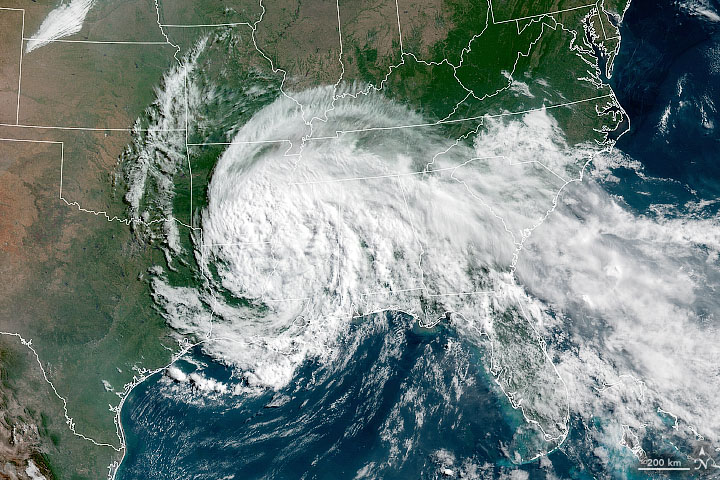
#> input picture sample_pics/720x480img1.jpg, 720 x 480 px; its folder holds 4 pictures in this run
$ python batch_censor.py
#> lines starting #> are read from the running program, lines starting #| are printed output that depends on the picture
from PIL import Image
from os import listdir, chdir, getcwd
from os.path import isfile, join

#### SETTINGS HERE ######################################################################
path_img_folder = '/Users/bhcs/code/batch_censor/sample_pics'
# replace the path above with the path to your folder
# ensure that only image files are in your folder.
censor_x = 50
censor_y = 50
# set the coordinates of the top-left corner of the rectangular censor (in pixels)
censor_height = 100
censor_width = 100
# set the height and width of this rectangular censor
censor_colour = (0, 0, 0) # This is black
# [9 lines of commented-out code are left out]
chdir(path_img_folder)
# makes a list of all the image filenames
image_paths = [f for f in listdir(path_img_folder) if isfile(join(path_img_folder, f))]
image_paths = [f for f in image_paths if '.jpg' in f]

# censors the listed files in the manner specified
def censor_and_copy(img_path):
#> called with img_path = '720x480img1.jpg'
    try:
        image = Image.open(img_path)
#> image is the input picture: PIL image 720x480 RGB; mean R, G, B 114.9, 129.3, 125.7
        for x in range (censor_x,censor_x + censor_width):
            for y in range (censor_y,censor_y + censor_height):
                pixel_coordinate = (x, y)
                image.putpixel(pixel_coordinate, censor_colour)
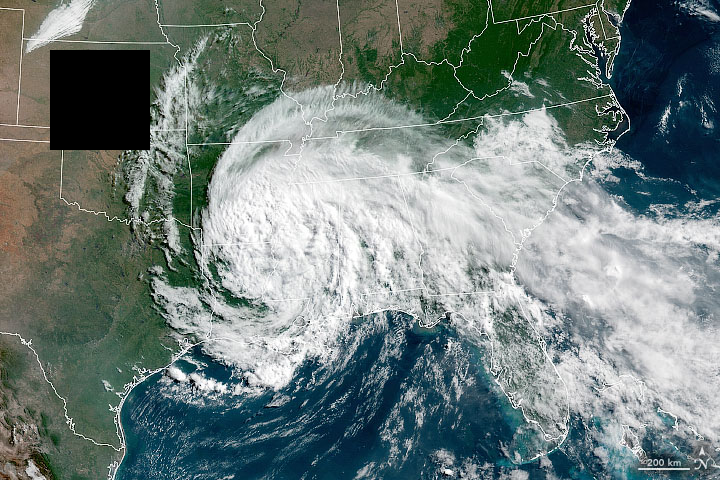
#> image: PIL image 720x480 RGB; mean R, G, B 111.8, 126.1, 123.1
#> pass 3 of the loop `for img_path in image_paths:`:
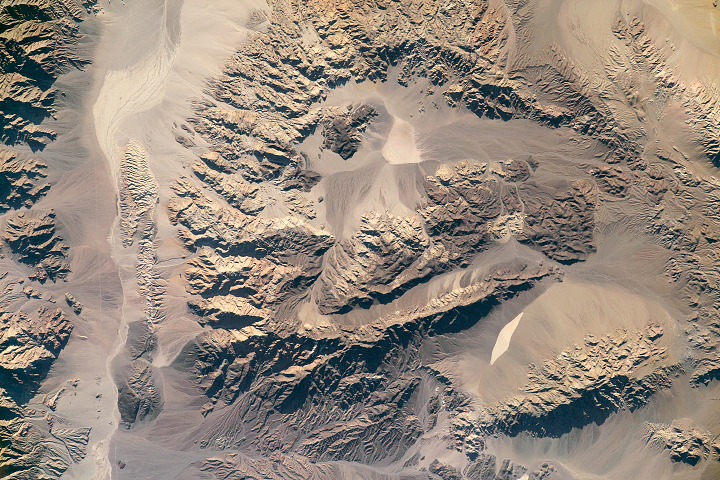
#> input picture sample_pics/720x480img3.jpg, 720 x 480 px
#> in censor_and_copy, image is the input picture: PIL image 720x480 RGB; mean R, G, B 148.9, 136.2, 124.5
#> after the loop in censor_and_copy (call 3), `for x in range (censor_x,censor_x + censor_width):`:
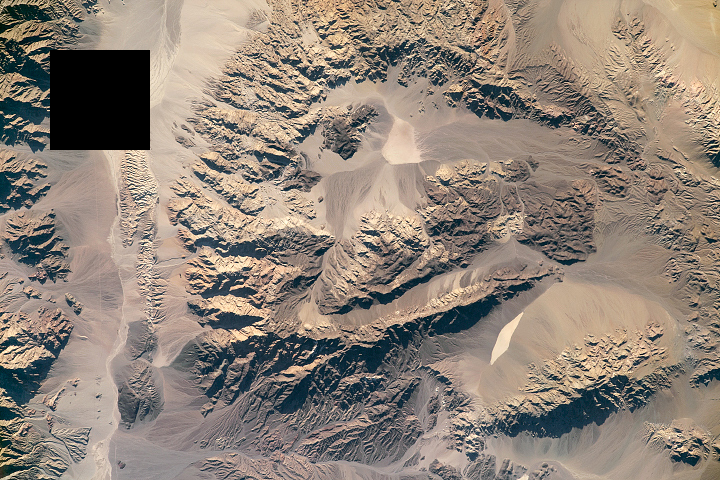
#> image: PIL image 720x480 RGB; mean R, G, B 143.7, 131.3, 120.1
#> the loop made 4 passes; the first 3 are shown
        image.save(img_path+'_censored.jpg')
    except Exception as e:
        print("When trying to process " + img_path + " as an image: ")
        print(e)

# Calls the functions and carries out the task.
for img_path in image_paths:
    censor_and_copy(img_path)
